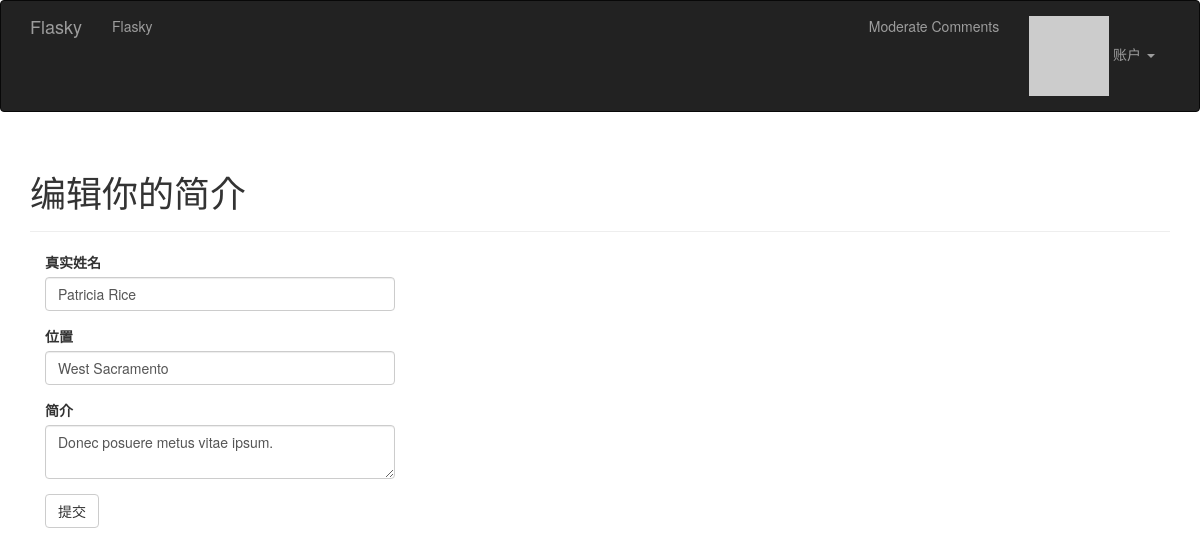
The app's page /edit-profile (signed in) with its own data.
### app/modles.py (models this page shows, shortened)
class User(UserMixin, db.Model):
    __tablename__ = 'users'
    id = db.Column(db.Integer, primary_key=True)
    email = db.Column(db.String(64), unique=True, index=True)
    username = db.Column(db.String(64), unique=True, index=True)
    role_id = db.Column(db.Integer, db.ForeignKey('roles.id'))
    password_hash = db.Column(db.String(128))
    confirmed = db.Column(db.Boolean, default=False)
    name = db.Column(db.String(64))
    location = db.Column(db.String(64))
    about_me = db.Column(db.Text())
    member_since = db.Column(db.DateTime(), default=datetime.utcnow)
    last_seen = db.Column(db.DateTime(), default=datetime.utcnow)
    avatar_hash = db.Column(db.String(32))
    posts = db.relationship('Post', backref='author', lazy='dynamic')
    followed = db.relationship('Follow',
                               foreign_keys=[Follow.follower_id],
                               backref=db.backref('follower', lazy='joined'),
                               lazy='dynamic', cascade='all, delete-orphan')
    followers = db.relationship('Follow',
                                foreign_keys=[Follow.followed_id],
                               backref=db.backref('followed', lazy='joined'),
                                lazy='dynamic',
                                cascade='all, delete-orphan')
    comments = db.relationship('Comment', backref='author', lazy='dynamic')
    @property
    def password(self):
        raise AttributeError('密码不可读取')
    def can(self, permission):
        return self.role is not None and self.role.has_permission(permission)
    def ping(self):
        self.last_seen = datetime.utcnow()
        db.session.add(self)
    def gravatar(self, size=100, default='identicon', rating='g'):
        if request.is_secure:
            url = 'https://secure.gravatar.com/avatar'
        else:
            url = 'http://www.gravatar.com/avatar'
        hash = self.avatar_hash or hashlib.md5(self.email.encode('utf-8')).hexdigest()
        return '{url}/{hash}?s={size}&d={default}&r={rating}'.format(
            url=url, hash=hash, size=size, default=default, rating=rating
        )

### app/main/views.py (the view, shortened to what this page needs)
@main.route('/edit-profile', methods=['GET', 'POST'])
@login_required
def edit_profile():
    form = EditProfileForm()
    form.name.data = current_user.name
    form.location.data = current_user.location
    form.about_me.data = current_user.about_me
    return render_template('edit_profile.html', form=form)

### app/main/forms.py
class EditProfileForm(FlaskForm):
    name = StringField('真实姓名', validators=[Length(0, 64)])
    location = StringField('位置', validators=[Length(0, 64)])
    about_me = TextAreaField('简介')
    submit = SubmitField('提交')

### app/auth/views.py (called while the page is built)
@auth.before_app_request
def before_request():
    if current_user.is_authenticated:
        current_user.ping()
        if not current_user.confirmed \
            and request.endpoint[:5] != 'auth.' and request.endpoint != 'static':
            return redirect(url_for('auth.unconfirmed'))

### app/main/__init__.py (called while the page is built)
@main.app_context_processor
def inject_permission():
    return dict(Permission=Permission)

### app/modles.py (called while the page is built)
@login_manager.user_loader
def load_user(user_id):
    return User.query.get(int(user_id))

    def has_permission(self, perm):
        return self.permissions and perm == perm

### app/templates/edit_profile.html (shortened to what this page needs)
{% extends "base.html" %}
{% import "bootstrap/wtf.html" as wtf %}
{% block page_content %}
<div class="page-header">
    <h1>编辑你的简介</h1>
</div>
<div class="col-md-4">
    {{ wtf.quick_form(form) }}
</div>
{% endblock %}

### records on screen
User: name "Patricia Rice", location "West Sacramento", about_me "Donec posuere metus vitae ipsum."
